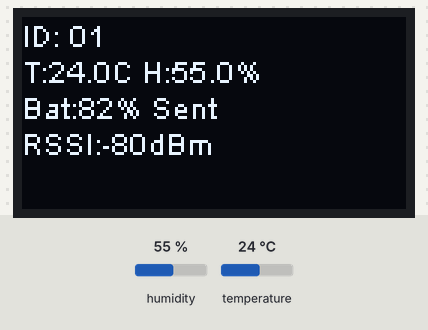
Bench run of a sketch on a simulated ESP32. Shown: 128×64 one-colour display. Inputs (shaded band) come from the test bench; at power-on: humidity 55 %, temperature 24 °C. What the sketch prints to the serial monitor is not drawn.

Above: at 4.5 s.
4.6 s: humidity set to 22 %
At 14.7 s:
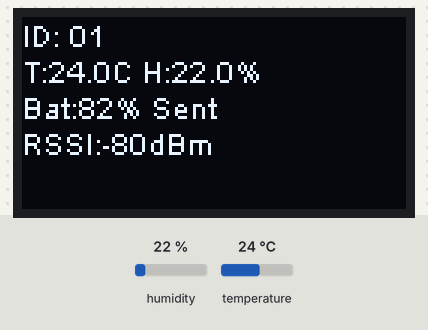
15.1 s: temperature set to 12 °C
At 24.4 s:
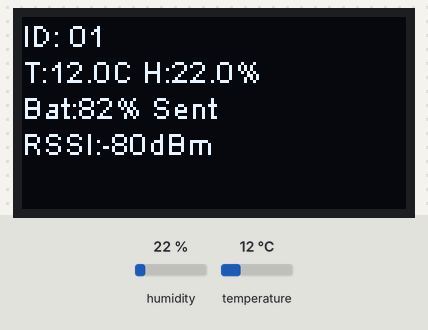
25.3 s: humidity set to 40 %
At 35.2 s:
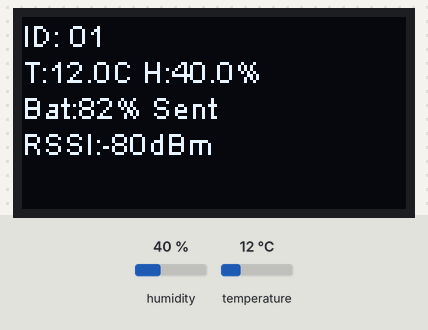
35.5 s: temperature set to 19 °C
45.7 s: humidity set to 68 %
At 54.8 s:
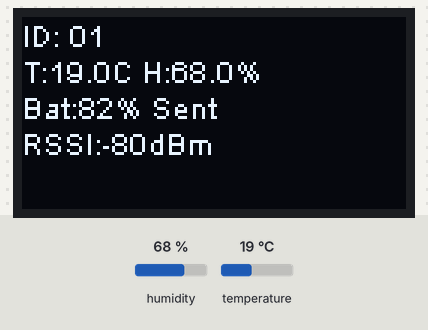
55.8 s: temperature set to 28 °C
At 65.8 s:
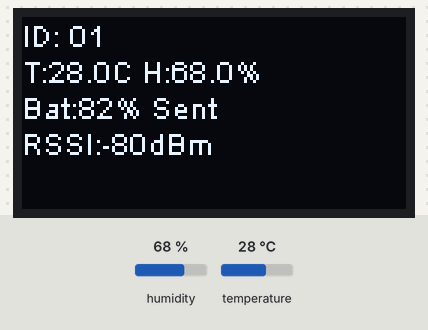
Timing chart, 0 to 67.0 s (numbered marks = the images above; inputs shaded):
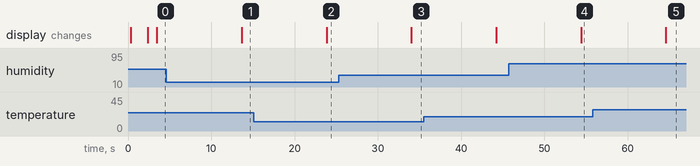

Measured:
- after the input at 4.6 s, the display: changes after 9.0 s (image 1)
- after the input at 15.1 s, the display: changes after 8.7 s (image 2)
- after the input at 25.3 s, the display: changes after 8.7 s (image 3)
- after the input at 45.7 s, the display: changes after 8.7 s (image 4)
- after the input at 55.8 s, the display: changes after 8.8 s (image 5)

The sketch:

lora_sender.ino
```cpp
/*---------------------------------------
Board: LoRa Sender Heltec WiFi LoRa 32(V2)
Developed For: Encrypted data transmission
-----------------------------------------*/

// Libraries
#include <heltec.h>
#include <DHT.h>

#define DHTPIN 13
#define DHTTYPE DHT22

#define SECRET_KEY "DEFINE_YOUR_SECRET_KEY_FOR_ENCRYPTION"

#define COLIS_ID "01"

#define BAND 868E6  // 868E6 for EU, 915E6 for US

DHT dht(DHTPIN, DHTTYPE);

String xorCipher(String data) {
  String result = "";
  int keyLen = strlen(SECRET_KEY);
  for (int i = 0; i < data.length(); i++) {
    result += char(data[i] ^ SECRET_KEY[i % keyLen]);
  }
  return result;
}

void setup() {
  // Initialize Heltec Board
  Heltec.begin(true /*DisplayEnable*/, true /*LoRaEnable*/, true /*SerialEnable*/,
               BAND, true /*PABOOST*/);

  // Initialize Serial
  Serial.begin(115200);

  // Initialize DHT sensor
  dht.begin();

  // Configure LoRa
  LoRa.setSpreadingFactor(7);
  LoRa.setSignalBandwidth(125E3);
  LoRa.setCodingRate4(5);
  LoRa.setSyncWord(0x12);
  LoRa.enableCrc();
  LoRa.setTxPower(14, PA_OUTPUT_PA_BOOST_PIN);

  // OLED Initial Display
  Heltec.display->flipScreenVertically();
  Heltec.display->setFont(ArialMT_Plain_10);
  Heltec.display->clear();
  Heltec.display->drawString(0, 24, "Starting LoRa Sender...");
  Heltec.display->display();
  delay(2000);

  oledDisplay("Transmitter Ready", "ID: " + String(COLIS_ID), "Freq: " + String(BAND/1E6) + "MHz", "Encryption: ON");

  Serial.println("LoRa Sender Initialized");
  Serial.println("Device ID: " + String(COLIS_ID));
  Serial.println("Frequency: " + String(BAND/1E6) + " MHz");
  delay(1000);
}

void oledDisplay(String l1, String l2 = "", String l3 = "", String l4 = "") {
  Heltec.display->clear();
  Heltec.display->setTextAlignment(TEXT_ALIGN_LEFT);
  Heltec.display->setFont(ArialMT_Plain_10);
  Heltec.display->drawString(0, 0, l1);
  Heltec.display->drawString(0, 12, l2);
  Heltec.display->drawString(0, 24, l3);
  Heltec.display->drawString(0, 36, l4);
  Heltec.display->display();
}

void loop() {
  float temp = dht.readTemperature();
  float hum = dht.readHumidity();

  if (isnan(temp) || isnan(hum)) {
    oledDisplay("DHT Sensor Error", "Check connection", "", "");
    Serial.println("Failed to read from DHT sensor!");
    delay(2000);
    return;
  }

  // Fixed GPS coordinates (example: Paris)
  float lat = 48.8566;
  float lng = 2.3522;
  int battery = 82;  // Simulated battery level

  String plain =
    String(COLIS_ID) + ";" +
    String(temp, 1) + ";" +
    String(hum, 1) + ";" +
    String(lat, 6) + ";" +
    String(lng, 6) + ";" +
    String(battery);

  String encrypted = xorCipher(plain);

  LoRa.beginPacket();
  LoRa.print(encrypted);
  LoRa.endPacket();

  int rssi = LoRa.packetRssi();
  float snr = LoRa.packetSnr();

  oledDisplay(
    "ID: " + String(COLIS_ID),
    "T:" + String(temp, 1) + "C H:" + String(hum, 1) + "%",
    "Bat:" + String(battery) + "% Sent",
    "RSSI:" + String(rssi) + "dBm"
  );

  // Serial output for debugging
  Serial.println("--- Transmission ---");
  Serial.println("Plain Text: " + plain);
  Serial.println("Encrypted : " + encrypted);
  Serial.println("RSSI: " + String(rssi) + " dBm");
  Serial.println("SNR: " + String(snr) + " dB");
  Serial.println("--------------------");

  // Blink LED to indicate transmission
  digitalWrite(LED, HIGH);
  delay(100);
  digitalWrite(LED, LOW);

  delay(10000);
}
```
